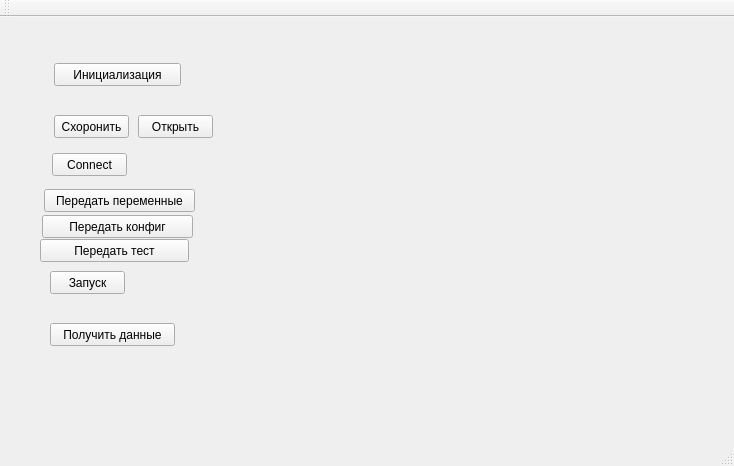
<?xml version="1.0" encoding="UTF-8"?>
<ui version="4.0">
 <class>MainWindow</class>
 <widget class="QMainWindow" name="MainWindow">
  <property name="geometry">
   <rect>
    <x>0</x>
    <y>0</y>
    <width>734</width>
    <height>466</height>
   </rect>
  </property>
  <property name="windowTitle">
   <string>MainWindow</string>
  </property>
  <widget class="QWidget" name="centralWidget">
   <widget class="QPushButton" name="saveButton">
    <property name="geometry">
     <rect>
      <x>54</x>
      <y>98</y>
      <width>75</width>
      <height>23</height>
     </rect>
    </property>
    <property name="text">
     <string>Схоронить</string>
    </property>
   </widget>
   <widget class="QPushButton" name="openButton">
    <property name="geometry">
     <rect>
      <x>138</x>
      <y>98</y>
      <width>75</width>
      <height>23</height>
     </rect>
    </property>
    <property name="text">
     <string>Открыть</string>
    </property>
   </widget>
   <widget class="QPushButton" name="initButton">
    <property name="geometry">
     <rect>
      <x>54</x>
      <y>46</y>
      <width>127</width>
      <height>23</height>
     </rect>
    </property>
    <property name="text">
     <string>Инициализация</string>
    </property>
   </widget>
   <widget class="QPushButton" name="transmitButton">
    <property name="geometry">
     <rect>
      <x>44</x>
      <y>172</y>
      <width>151</width>
      <height>23</height>
     </rect>
    </property>
    <property name="text">
     <string>Передать переменные</string>
    </property>
   </widget>
   <widget class="QPushButton" name="pushButton">
    <property name="geometry">
     <rect>
      <x>50</x>
      <y>254</y>
      <width>75</width>
      <height>23</height>
     </rect>
    </property>
    <property name="text">
     <string>Запуск</string>
    </property>
   </widget>
   <widget class="QPushButton" name="pushButton_2">
    <property name="geometry">
     <rect>
      <x>50</x>
      <y>306</y>
      <width>125</width>
      <height>23</height>
     </rect>
    </property>
    <property name="text">
     <string>Получить данные</string>
    </property>
   </widget>
   <widget class="QwtPlot" name="widget" native="true">
    <property name="geometry">
     <rect>
      <x>234</x>
      <y>12</y>
      <width>485</width>
      <height>401</height>
     </rect>
    </property>
   </widget>
   <widget class="QPushButton" name="connectButton">
    <property name="geometry">
     <rect>
      <x>52</x>
      <y>136</y>
      <width>75</width>
      <height>23</height>
     </rect>
    </property>
    <property name="text">
     <string>Connect</string>
    </property>
   </widget>
   <widget class="QPushButton" name="pushButton_3">
    <property name="geometry">
     <rect>
      <x>40</x>
      <y>222</y>
      <width>149</width>
      <height>23</height>
     </rect>
    </property>
    <property name="text">
     <string>Передать тест</string>
    </property>
   </widget>
   <widget class="QPushButton" name="pushButton_4">
    <property name="geometry">
     <rect>
      <x>42</x>
      <y>198</y>
      <width>151</width>
      <height>23</height>
     </rect>
    </property>
    <property name="text">
     <string>Передать конфиг</string>
    </property>
   </widget>
  </widget>
  <widget class="QMenuBar" name="menuBar">
   <property name="geometry">
    <rect>
     <x>0</x>
     <y>0</y>
     <width>734</width>
     <height>21</height>
    </rect>
   </property>
  </widget>
  <widget class="QToolBar" name="mainToolBar">
   <attribute name="toolBarArea">
    <enum>TopToolBarArea</enum>
   </attribute>
   <attribute name="toolBarBreak">
    <bool>false</bool>
   </attribute>
  </widget>
  <widget class="QStatusBar" name="statusBar"/>
 </widget>
 <layoutdefault spacing="6" margin="11"/>
 <customwidgets>
  <customwidget>
   <class>QwtPlot</class>
   <extends>QWidget</extends>
   <header>qwt_plot.h</header>
   <container>1</container>
  </customwidget>
 </customwidgets>
 <resources/>
 <connections/>
</ui>
